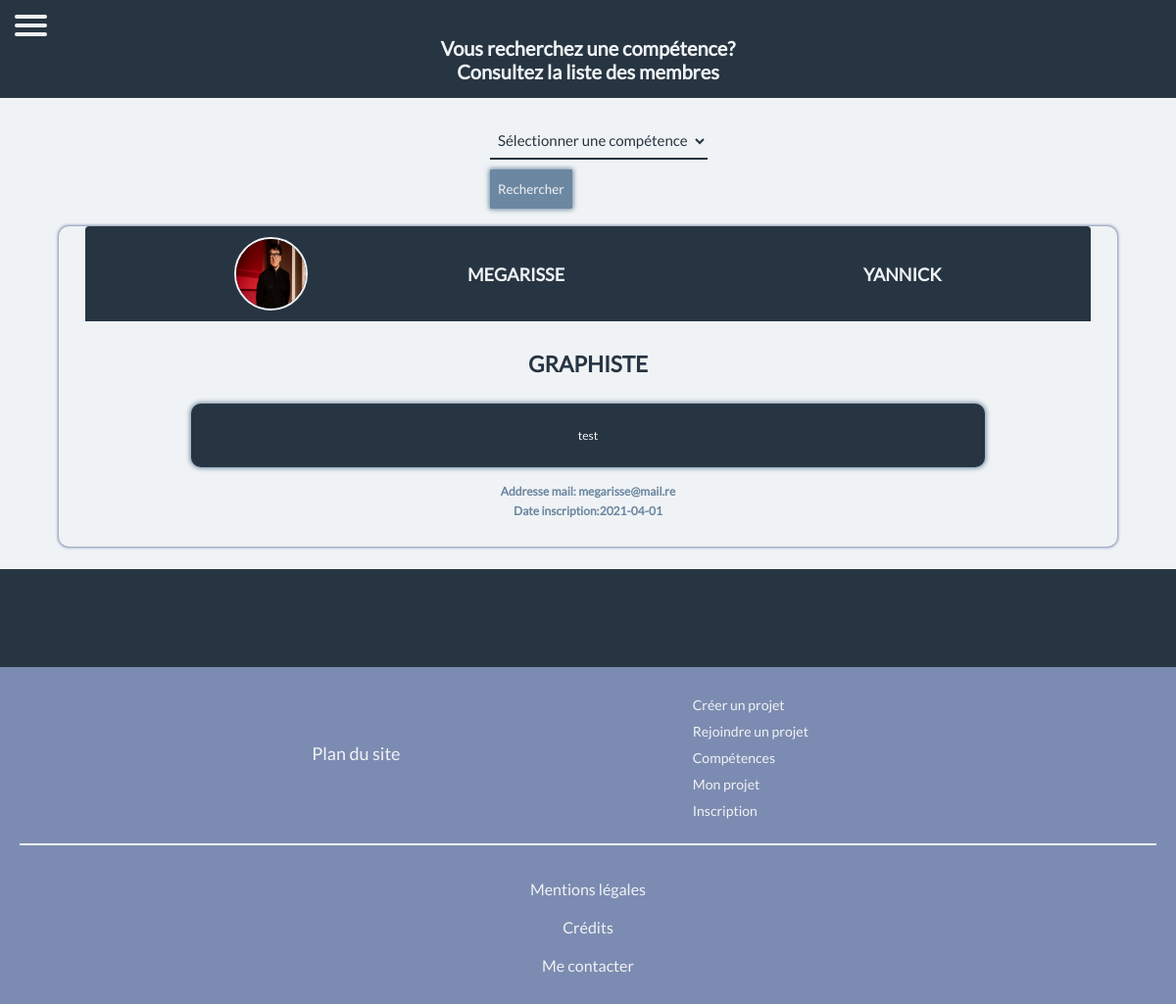
The page /competence_inscrits.php?competence=graphiste (signed in) on the database its author committed.
### tables this page shows
CREATE TABLE `membre` (
  `id` int(11) NOT NULL,
  `nom` varchar(50) NOT NULL,
  `prenom` varchar(50) NOT NULL,
  `description` text DEFAULT NULL,
  `competence` varchar(50) NOT NULL,
  `mail` varchar(255) NOT NULL,
  `mot_de_passe` varchar(255) NOT NULL,
  `date_inscription` date NOT NULL,
  `photo_profil` varchar(200) DEFAULT NULL
);

### competence_inscrits.php (the view, shortened to what this page needs)
<!DOCTYPE html>
<html lang="fr">
<head>
    <link rel="stylesheet" media="screen and (min-width: 1241px)" href="desktop.css" />
    <link rel="stylesheet" media="screen and (max-width: 1240px)" href="mobile.css" />
</head>
<body>
    <?php
    if (isset($_SESSION['id'])) {
        include('logged_menu.php');
    } else {
        include('menu.php');
    }
    ?>
    <h1 class="marge_menu">Vous recherchez une compétence?<br> Consultez la liste des membres</h1>
<div class="container_profil">
    <div>
        <form class="trier" method="post">
        <div class="custom-select">
            <select name="competence">
                <option value="0" selected="true" disabled="disabled">Sélectionner une compétence</option>
                <input class="competence_bouton" type="submit" value="Rechercher" name="trier">
            </select>
        </form>
</div>
    </div>
    <?php
    $bdd = new PDO('mysql:host=localhost;dbname=id16532210_my_dev_team;charset=utf8', 'id16532210_root', 'csGXE/ZKB1gs9=MJ', array(PDO::ATTR_ERRMODE => PDO::ERRMODE_EXCEPTION));
    $reponse = $bdd->query('SELECT * FROM membre WHERE competence="' . $_GET['competence'] . '" ORDER BY id DESC ');
    while($donnees = $reponse->fetch()){
        echo '    <div class="profil">
        <div class="profil_image">
            <img id="profil_image" src="upload/'. $donnees['photo_profil'] . '" alt="photo de profil">
            <h3 class="profil_nom">'. $donnees['nom'] . '</h3><br>
            <h3 class="profil_prenom">' . $donnees['prenom'] . '</h3>
        </div>
        <div class="profil_competence-p">
            <h2>' . $donnees['competence'] . '</h2>
        </div>
        <div class="profil_description">
            <p class="description_texte">' . $donnees['description'] .'</p>
        </div>
        <div class="profil_informations">
            <h6>Addresse mail: ' . $donnees['mail'] .'</h6>
            <h6>Date inscription:' . $donnees['date_inscription'] . '</h6>
        </div>
    </div>';
    }
    ?>
    <?php include('footer.php'); ?>
</body>
</html>

### desktop.css (style rules this page uses)
* { margin: 0; padding: 0; box-sizing: border-box; font-family: "lato"; }
body { background: #273542; }
.marge_menu { padding-top: 100px; }
option { background-color: #F0F3F5; color: #273542; font-size: 15px; }
select { color: #273542; padding: 8px 4px; margin-top: 10px; margin-bottom: 10px; border: none; border-bottom: 2px solid #273542; background-color: #F0F3F5; font-size: 15px; }
.custom-select { width: 200px; }
h1 { margin: 50px 0 50px 0; text-align: center; color: #F0F3F5; font-size: 30px; font-weight: bold; }
.container_profil { width: 100%; height: auto; margin: 0px auto 50px auto; padding: 50px 0px; justify-content: space-evenly; align-items: flex-start; display: flex; flex-direction: row; flex-wrap: wrap; background-color: #F0F3F5; }
.profil { width: 70%; height: auto; margin: 50px auto; background-color: #F0F3F5; border-radius: 10px; box-shadow: 0px 0px 3px 1px #7c8bb1; padding-bottom: 18px; }
.profil_image { width: 95%; margin: auto; border-bottom: 3px solid #F0F3F5; background-color: #273542; border-top-right-radius: 4px; border-top-left-radius: 4px; }
.profil_nom { margin-left: 100px; width: 200px; text-transform: uppercase; color: #F0F3F5; font-size: 25px; font-weight: bold; }
.profil_prenom { width: 200px; text-transform: uppercase; color: #F0F3F5; font-size: 25px; font-weight: bold; }
.profil_description { width: 75%; margin: 25px auto; background-color: #273542; display: flex; align-items: center; justify-content: center; padding: 30px; height: 200px; box-shadow: 0px 0px 5px 1px #6C87A1; color: #6C87A1; font-size: 18px; border-radius: 4px; }
.profil_competence-p { width: 50%; margin: 50px auto; display: flex; align-items: center; justify-content: center; color: #273542; font-weight: bold; text-transform: uppercase; font-size: 15px; border: 2px solid #F0F3F5; padding: 10px; box-shadow: 0px 0px 3px 2px #6C87A1; border-radius: 100px 0px 100px 0px; }
.description_texte { color: #F0F3F5; }
.profil_informations { display: flex; justify-content: space-evenly; align-items: center; width: 80%; margin: 50px auto 25px auto; font-size: 25px; color: #6C87A1; }
h3 { font-weight: normal; }
.trier { width: 700px; }
.competence_bouton { padding: 12px 8px; color: #F0F3F5; background-color: #6C87A1; border: none; box-shadow: 0px 0px 5px 1px #6C87A1; border-radius: 2%; }
.profil_image { height: 150px; display: flex; justify-content: center; align-items: center; }
#profil_image { width: 125px; height: 125px; border-radius: 50%; border: 2px solid #F0F3F5; }
.profil_description { padding: 15px 30px; color: #273542; line-height: 30px; height: 175px; overflow: hidden; text-align: justify; }

### rows shown on the page
membre: photo_profil (picture), nom "MEGARISSE", prenom "YANNICK", competence "GRAPHISTE", description "test", mail "megarisse@mail.re", date_inscription "2021-04-01"
